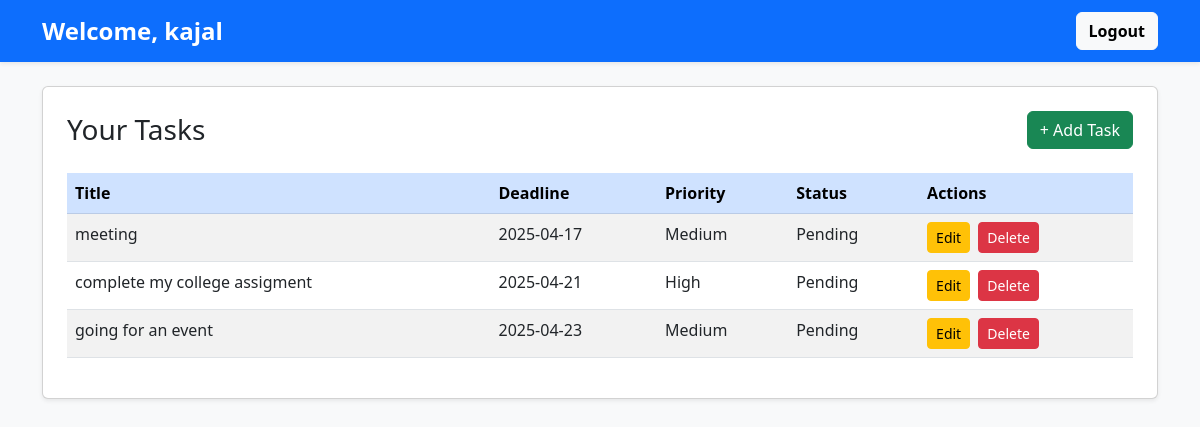
The app's page /u_dashboard.php (signed in) with its own data.
### tables this page shows
CREATE TABLE `tasks` (
  `id` int(11) NOT NULL,
  `user_id` int(11) NOT NULL,
  `title` varchar(255) NOT NULL,
  `deadline` date NOT NULL,
  `priority` enum('High','Medium','Low') DEFAULT 'Medium',
  `status` enum('Pending','Completed') DEFAULT 'Pending'
);

### u_dashboard.php (the view, shortened to what this page needs)
<?php
require_once 'db.php';
$userId = $_SESSION['user_id'];
$name = $_SESSION['name'];
$stmt = $conn->prepare("SELECT * FROM tasks WHERE user_id = ? ORDER BY deadline ASC");
$stmt->bind_param("i", $userId);
$stmt->execute();
$tasks = $stmt->get_result();
?>
<!DOCTYPE html>
<html lang="en">
<head>
    <link href="https://cdn.jsdelivr.net/npm/bootstrap@5.3.0-alpha1/dist/css/bootstrap.min.css" rel="stylesheet">
</head>
<body class="bg-light min-vh-100">
<nav class="navbar navbar-dark bg-primary shadow-sm">
    <div class="container">
        <span class="navbar-brand fs-4 fw-bold">Welcome, <?= htmlspecialchars($name) ?></span>
        <a href="logout.php" class="btn btn-light fw-semibold">Logout</a>
    </div>
</nav>
<div class="container py-4">
    <div class="card shadow-sm">
        <div class="card-body p-4">
            <div class="d-flex justify-content-between align-items-center mb-4">
                <h3 class="card-title mb-0">Your Tasks</h3>
                <a href="add-task.php" class="btn btn-success">+ Add Task</a>
            </div>
            <?php if ($tasks->num_rows > 0): ?>
                <div class="table-responsive">
                    <table class="table table-striped table-hover">
                        <thead class="table-primary">
                            <tr>
                                <th>Title</th>
                                <th>Deadline</th>
                                <th>Priority</th>
                                <th>Status</th>
                                <th>Actions</th>
                            </tr>
                        </thead>
                        <tbody>
                            <?php while ($task = $tasks->fetch_assoc()): ?>
                                <tr>
                                    <td><?= htmlspecialchars($task['title']) ?></td>
                                    <td><?= htmlspecialchars($task['deadline']) ?></td>
                                    <td><?= htmlspecialchars($task['priority']) ?></td>
                                    <td><?= htmlspecialchars($task['status']) ?></td>
                                    <td>
                                        <a href="edit-task.php?id=<?= $task['id'] ?>" class="btn btn-sm btn-warning me-1">Edit</a>
                                        <a href="delete-task.php?id=<?= $task['id'] ?>" class="btn btn-sm btn-danger" onclick="return confirm('Are you sure you want to delete this task?')">Delete</a>
                                    </td>
                                </tr>
                            <?php endwhile; ?>
                        </tbody>
                    </table>
                </div>
            <?php else: ?>
                <div class="alert alert-info text-center">No tasks yet. Click "Add Task" to get started.</div>
            <?php endif; ?>
        </div>
    </div>
</div>
</body>
</html>

### records on screen
tasks: title "meeting", deadline "2025-04-17", priority "Medium", status "Pending"
tasks: title "complete my college assigment", deadline "2025-04-21", priority "High", status "Pending"
tasks: title "going for an event", deadline "2025-04-23", priority "Medium", status "Pending"

### other values on screen
$name "kajal"
